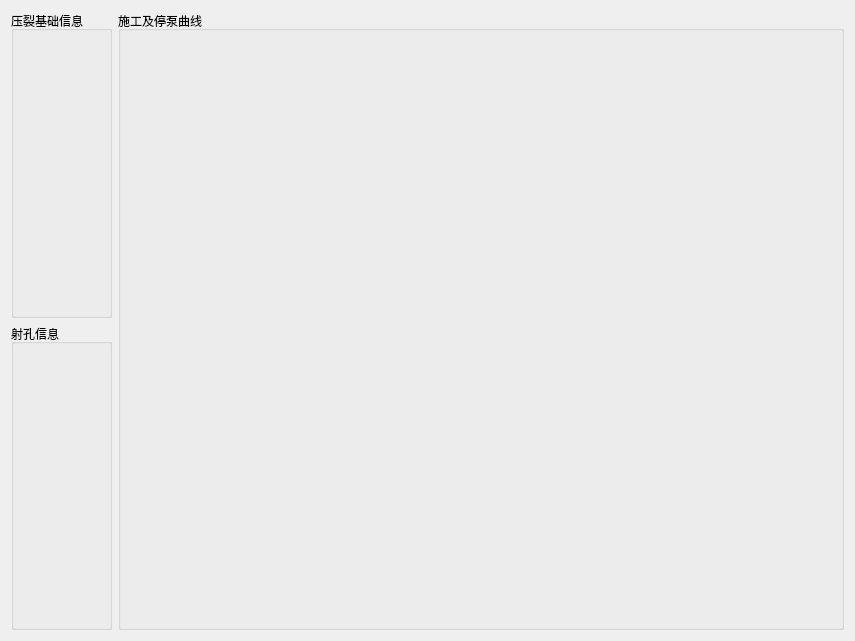
<?xml version="1.0" encoding="UTF-8"?>
<ui version="4.0">
 <class>WorkAreaFracBasicClass</class>
 <widget class="QWidget" name="WorkAreaFracBasicClass">
  <property name="geometry">
   <rect>
    <x>0</x>
    <y>0</y>
    <width>855</width>
    <height>641</height>
   </rect>
  </property>
  <property name="windowTitle">
   <string>WorkAreaFracBasic</string>
  </property>
  <layout class="QHBoxLayout" name="horizontalLayout" stretch="1,10">
   <item>
    <layout class="QVBoxLayout" name="verticalLayout_3">
     <item>
      <widget class="QGroupBox" name="groupBox">
       <property name="title">
        <string>压裂基础信息</string>
       </property>
       <layout class="QVBoxLayout" name="verticalLayout">
        <item>
         <widget class="WidgetBasicFrac" name="widgetfracbasic" native="true"/>
        </item>
       </layout>
      </widget>
     </item>
     <item>
      <widget class="QGroupBox" name="groupBox_2">
       <property name="title">
        <string>射孔信息</string>
       </property>
       <layout class="QVBoxLayout" name="verticalLayout_2">
        <item>
         <widget class="WidgetFracPer" name="widgetper" native="true"/>
        </item>
       </layout>
      </widget>
     </item>
    </layout>
   </item>
   <item>
    <widget class="QGroupBox" name="groupBox_3">
     <property name="title">
      <string>施工及停泵曲线</string>
     </property>
     <layout class="QVBoxLayout" name="verticalLayout_4" stretch="3,2">
      <item>
       <widget class="PlotOpera" name="plotopera" native="true"/>
      </item>
      <item>
       <widget class="PlotWh" name="plotwh" native="true"/>
      </item>
     </layout>
    </widget>
   </item>
  </layout>
 </widget>
 <layoutdefault spacing="6" margin="11"/>
 <customwidgets>
  <customwidget>
   <class>WidgetBasicFrac</class>
   <extends>QWidget</extends>
   <header>widgetbasicfrac.h</header>
   <container>1</container>
  </customwidget>
  <customwidget>
   <class>WidgetFracPer</class>
   <extends>QWidget</extends>
   <header>widgetfracper.h</header>
   <container>1</container>
  </customwidget>
  <customwidget>
   <class>PlotOpera</class>
   <extends>QWidget</extends>
   <header>plotopera.h</header>
   <container>1</container>
  </customwidget>
  <customwidget>
   <class>PlotWh</class>
   <extends>QWidget</extends>
   <header>plotwh.h</header>
   <container>1</container>
  </customwidget>
 </customwidgets>
 <resources/>
 <connections/>
</ui>
